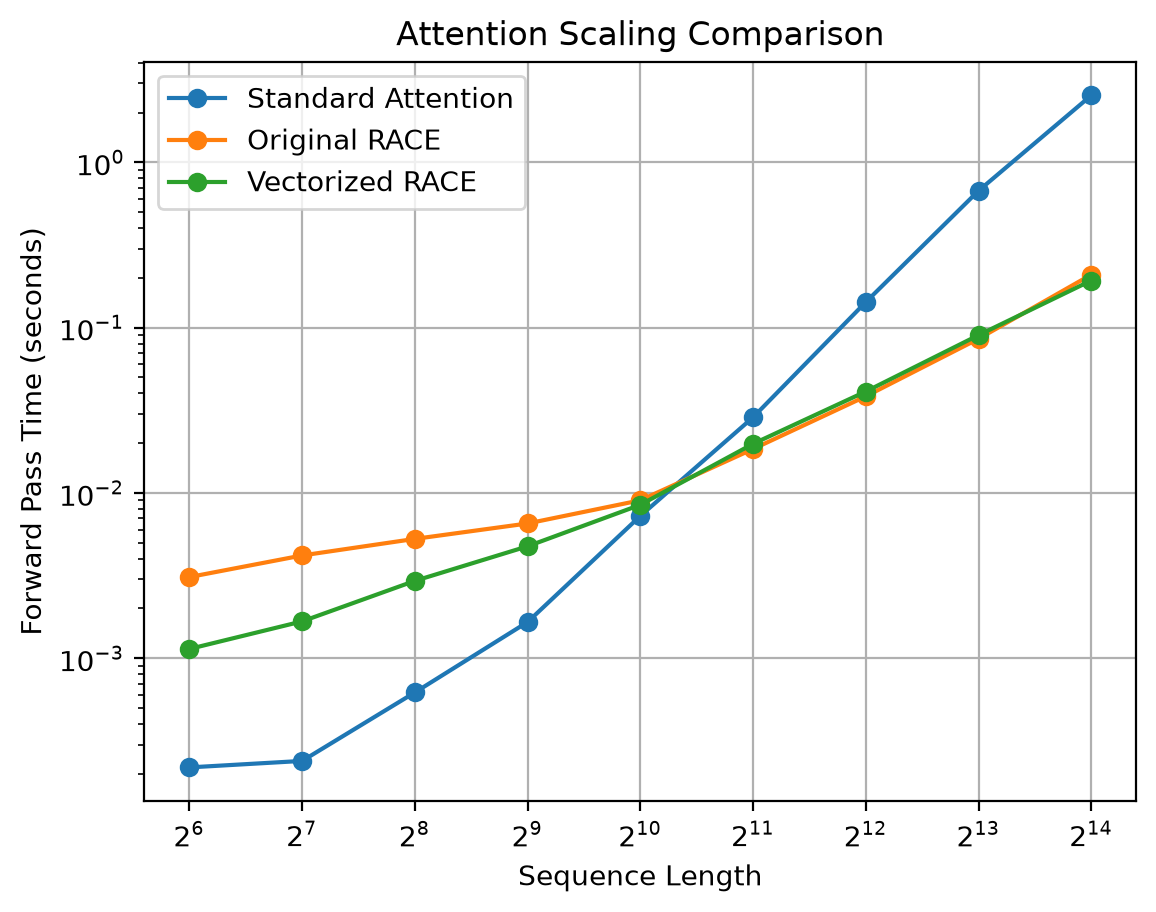

This chart was generated by the following Python code:
import time
import torch
import torch.nn as nn
import matplotlib.pyplot as plt

from race_layer import RACEAttention
from race_layer_vectorized import VectorizedRACEAttention


class StandardAttention(nn.Module):
    def __init__(self, dim=128, heads=4):
        super().__init__()

        self.attn = nn.MultiheadAttention(
            embed_dim=dim,
            num_heads=heads,
            batch_first=True
        )

    def forward(self, x):
        out, _ = self.attn(
            x, x, x,
            need_weights=False
        )
        return out


torch.manual_seed(42)

device = torch.device("cpu")

dim = 128
heads = 4
L = 8
P = 4
beta = 10


standard = StandardAttention(
    dim,
    heads
).to(device)

original_race = RACEAttention(
    dim=dim,
    num_heads=heads,
    L=L,
    P=P,
    beta=beta
).to(device)

vectorized_race = VectorizedRACEAttention(
    dim=dim,
    num_heads=heads,
    L=L,
    P=P,
    beta=beta
).to(device)


# Make the two RACE versions identical
vectorized_race.load_state_dict(
    original_race.state_dict()
)


standard.eval()
original_race.eval()
vectorized_race.eval()


sequence_lengths = [
    64,
    128,
    256,
    512,
    1024,
    2048,
    4096,
    8192,
    16384
]


def benchmark(model, x, runs=5):

    # Warmup
    with torch.no_grad():
        for _ in range(2):
            model(x)

    times = []

    for _ in range(runs):

        start = time.perf_counter()

        with torch.no_grad():
            model(x)

        end = time.perf_counter()

        times.append(end - start)

    return sum(times) / len(times)


standard_times = []
original_times = []
vectorized_times = []


for N in sequence_lengths:

    print()
    print("=" * 50)
    print(f"Sequence length: {N}")

    x = torch.randn(
        1,
        N,
        dim,
        device=device
    )

    try:
        standard_time = benchmark(
            standard,
            x
        )
    except RuntimeError:
        standard_time = None

    original_time = benchmark(
        original_race,
        x
    )

    vectorized_time = benchmark(
        vectorized_race,
        x
    )


    standard_times.append(standard_time)
    original_times.append(original_time)
    vectorized_times.append(vectorized_time)


    if standard_time is not None:

        print(
            f"Standard:        "
            f"{standard_time * 1000:.3f} ms"
        )

        print(
            f"Original RACE:   "
            f"{original_time * 1000:.3f} ms"
        )

        print(
            f"Vectorized RACE: "
            f"{vectorized_time * 1000:.3f} ms"
        )

        print(
            f"Vectorized vs Standard: "
            f"{standard_time / vectorized_time:.2f}x"
        )

    else:

        print("Standard: failed / out of memory")

        print(
            f"Original RACE:   "
            f"{original_time * 1000:.3f} ms"
        )

        print(
            f"Vectorized RACE: "
            f"{vectorized_time * 1000:.3f} ms"
        )


valid_lengths = []
valid_standard = []

for N, t in zip(
    sequence_lengths,
    standard_times
):
    if t is not None:
        valid_lengths.append(N)
        valid_standard.append(t)


plt.plot(
    valid_lengths,
    valid_standard,
    marker="o",
    label="Standard Attention"
)

plt.plot(
    sequence_lengths,
    original_times,
    marker="o",
    label="Original RACE"
)

plt.plot(
    sequence_lengths,
    vectorized_times,
    marker="o",
    label="Vectorized RACE"
)


plt.xlabel("Sequence Length")
plt.ylabel("Forward Pass Time (seconds)")
plt.title("Attention Scaling Comparison")

plt.xscale("log", base=2)
plt.yscale("log", base=10)

plt.legend()
plt.grid()

plt.savefig(
    "scaling_all.png",
    dpi=200,
    bbox_inches="tight"
)

plt.show()
